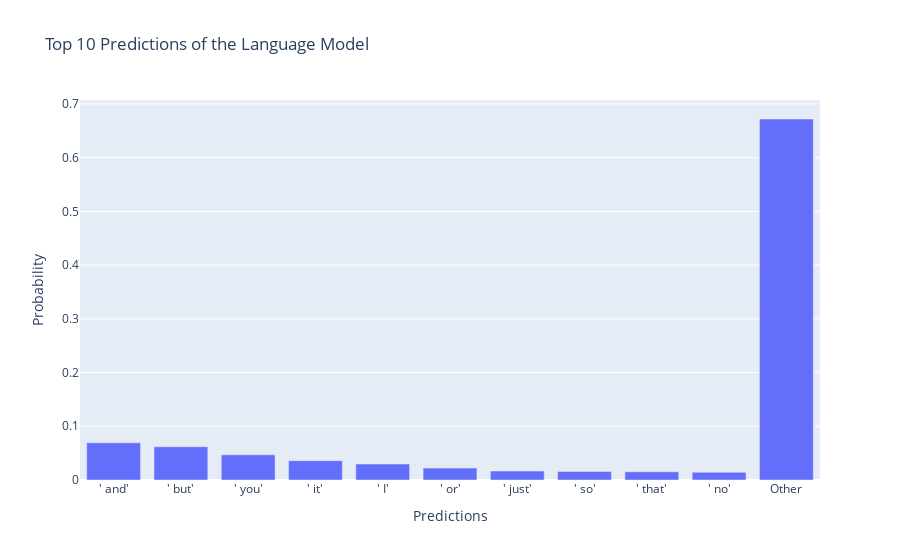

Notebook code for this chart:
### Code cell
import torch
import plotly.express as px

def logits_vis(logits):
    """
    Visualizes the top 10 predictions from the logits of a model.
    
    Parameters:
    - logits: A PyTorch tensor of logits from the model's output.
    """
    # Ensure logits are converted to a PyTorch tensor if not already
    if not isinstance(logits, torch.Tensor):
        logits = torch.tensor(logits)
    
    # Ensure logits are flattened and that we're only using the last prediction
    logits.squeeze_()  # Remove batch dim
    if logits.ndim > 1:
        logits = logits[-1]
    
    # Compute softmax to get probabilities
    probabilities = torch.softmax(logits, dim=0)
    
    # Sort and select top 10 predictions
    probs, idxs = torch.topk(probabilities, 10)
    labels = [f"'{model.to_str_tokens(i)[0]}'" for i in idxs]  # Convert indices to labels
    
    # Calculate the probability of "Other" as 1 minus the sum of top 10 probabilities
    other_prob = 1 - probs.sum().item()
    
    # Append "Other" category to the data
    labels.append("Other")
    probs = probs.tolist() + [other_prob]
    
    # Plot with Plotly Express
    fig = px.bar(x=labels, y=probs, labels={'x': 'Predictions', 'y': 'Probability'},
                 title="Top 10 Predictions of the Language Model")
    fig.show()

logits_vis(model('never gonna give you up,'))

### Figure 1 — Plotly figure (JSON) as saved in the notebook; plotly's stock layout.template omitted (floating-point values rounded to 4 significant figures)
{"data": [{"alignmentgroup": "True", "hovertemplate": "Predictions=%{x}<br>Probability=%{y}<extra></extra>", "legendgroup": "", "marker": {"color": "#636efa", "pattern": {"shape": ""}}, "name": "", "offsetgroup": "", "orientation": "v", "showlegend": false, "textposition": "auto", "type": "bar", "x": ["' and'", "' but'", "' you'", "' it'", "' I'", "' or'", "' just'", "' so'", "' that'", "' no'", "Other"], "xaxis": "x", "y": [0.06927, 0.06192, 0.04678, 0.03599, 0.0297, 0.02221, 0.01662, 0.01594, 0.01536, 0.01427, 0.6719], "yaxis": "y"}], "layout": {"barmode": "relative", "legend": {"tracegroupgap": 0}, "title": {"text": "Top 10 Predictions of the Language Model"}, "xaxis": {"anchor": "y", "domain": [0, 1], "title": {"text": "Predictions"}}, "yaxis": {"anchor": "x", "domain": [0, 1], "title": {"text": "Probability"}}}}
